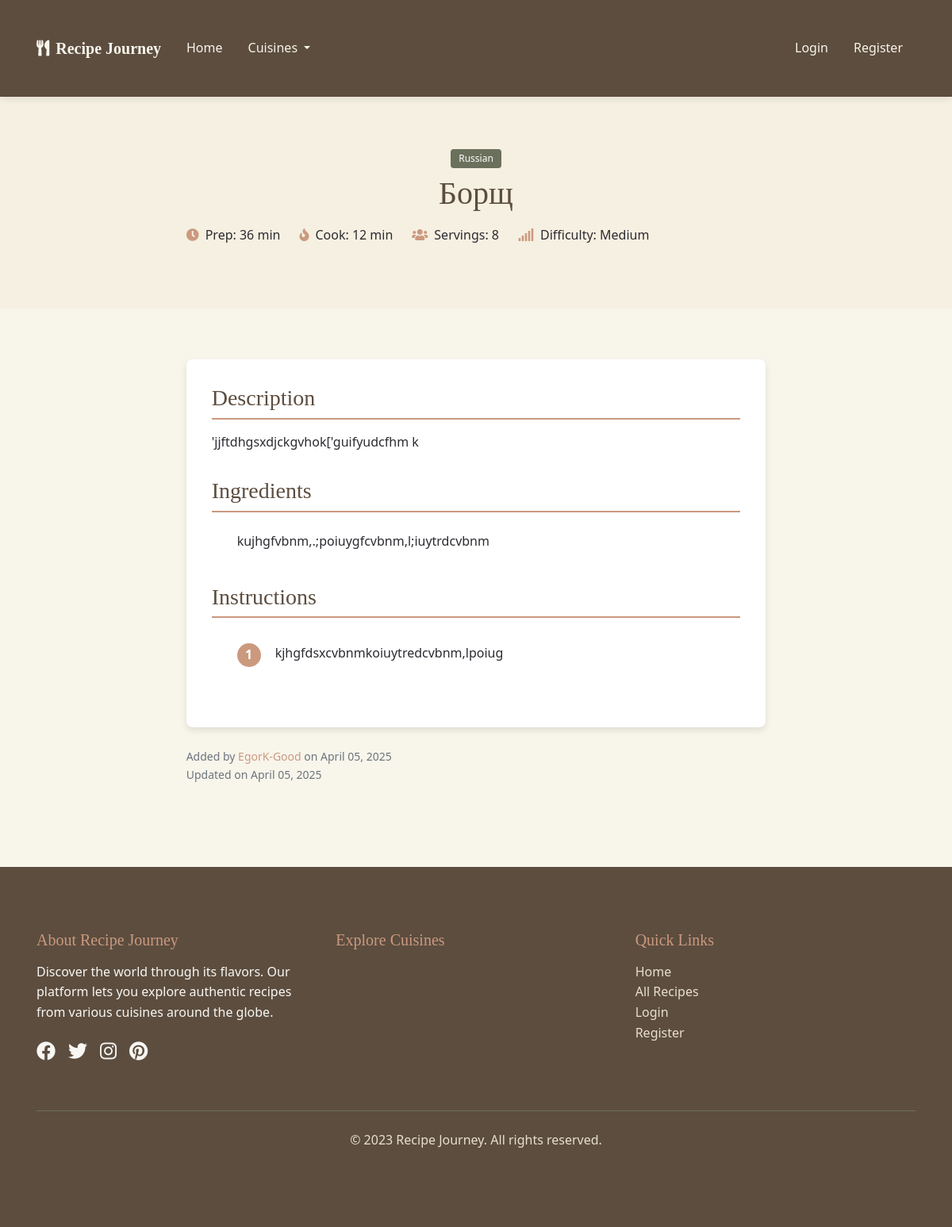
The app's page /recipe/1, older data.
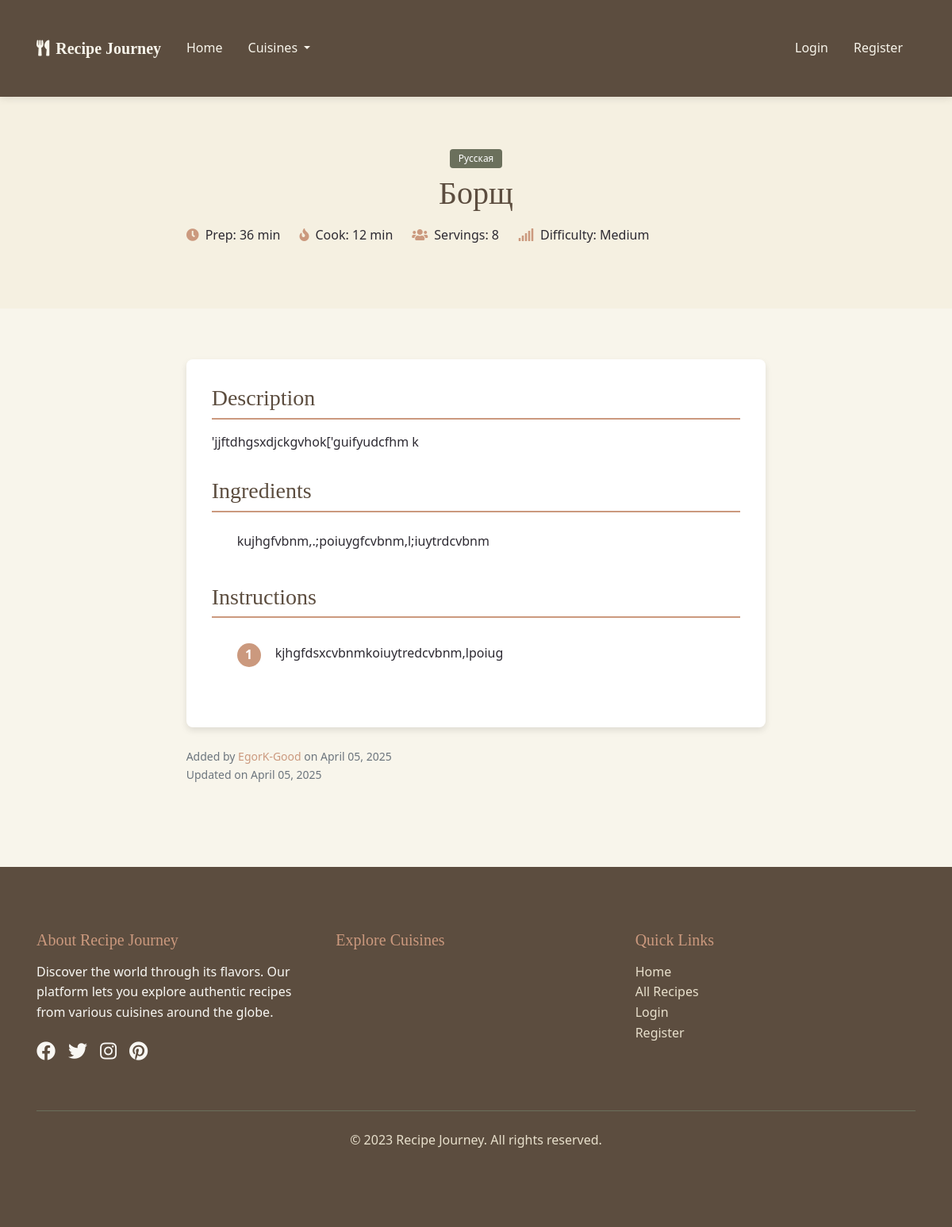
The same page, newer data.
### models.py (models this page shows, shortened)
class Cuisine(db.Model):
    id = db.Column(db.Integer, primary_key=True)
    name = db.Column(db.String(64), unique=True, nullable=False)
    description = db.Column(db.Text)
    recipes = db.relationship('Recipe', backref='cuisine', lazy='dynamic')

### routes.py (the view)
@app.route('/recipe/<int:recipe_id>')
def recipe_detail(recipe_id):
    recipe = Recipe.query.get_or_404(recipe_id)
    is_favorite = False
    if current_user.is_authenticated:
        is_favorite = Favorite.query.filter_by(user_id=current_user.id, recipe_id=recipe_id).first() is not None
    related_recipes = Recipe.query.filter_by(cuisine_id=recipe.cuisine_id).filter(Recipe.id != recipe_id).limit(3).all()
    return render_template('recipe_detail.html', recipe=recipe, is_favorite=is_favorite, related_recipes=related_recipes)

### templates/recipe_detail.html (shortened to what this page needs)
{% extends 'base.html' %}
{% block content %}
<div class="recipe-header">
    <div class="container">
        <div class="row">
            <div class="col-md-8 mx-auto text-center">
                <span class="badge badge-cuisine mb-2">{{ recipe.cuisine.name }}</span>
                <h1>{{ recipe.title }}</h1>
                <div class="recipe-meta">
                    <div class="recipe-meta-item">
                        <i class="fas fa-clock"></i>
                        <span>Prep: {{ recipe.prep_time }} min</span>
                    </div>
                    <div class="recipe-meta-item">
                        <i class="fas fa-fire"></i>
                        <span>Cook: {{ recipe.cook_time }} min</span>
                    </div>
                    <div class="recipe-meta-item">
                        <i class="fas fa-users"></i>
                        <span>Servings: {{ recipe.servings }}</span>
                    </div>
                    <div class="recipe-meta-item">
                        <i class="fas fa-signal"></i>
                        <span>Difficulty: {{ recipe.difficulty }}</span>
                    </div>
                </div>
            </div>
        </div>
    </div>
</div>
<div class="container mb-5">
    <div class="row">
        <div class="col-lg-8 mx-auto">
            <div class="recipe-content mb-4">
                <div class="recipe-section">
                    <h3>Description</h3>
                    <p>{{ recipe.description }}</p>
                </div>
                <div class="recipe-section">
                    <h3>Ingredients</h3>
                    <ul class="ingredients-list">
                        {% for ingredient in recipe.ingredients.split('\n') %}
                            {% if ingredient.strip() %}
                                <li>{{ ingredient }}</li>
                            {% endif %}
                        {% endfor %}
                    </ul>
                </div>
                <div class="recipe-section">
                    <h3>Instructions</h3>
                    <ol class="instructions-list">
                        {% for instruction in recipe.instructions.split('\n') %}
                            {% if instruction.strip() %}
                                <li>{{ instruction }}</li>
                            {% endif %}
                        {% endfor %}
                    </ol>
                </div>
            </div>
            <div class="d-flex justify-content-between align-items-center mb-4">
                <div>
                    <small class="text-muted">
                        Added by <span class="text-accent">{{ recipe.author.username }}</span> on {{ recipe.created_at.strftime('%B %d, %Y') }}
                    </small>
                    {% if recipe.updated_at != recipe.created_at %}
                        <small class="text-muted d-block">
                            Updated on {{ recipe.updated_at.strftime('%B %d, %Y') }}
                        </small>
                    {% endif %}
                </div>
            </div>
        </div>
    </div>
</div>
{% endblock %}

Row changes from the older to the newer data that the page shows:
changed Cuisine: cuisine.name "Russian" → "Русская"
